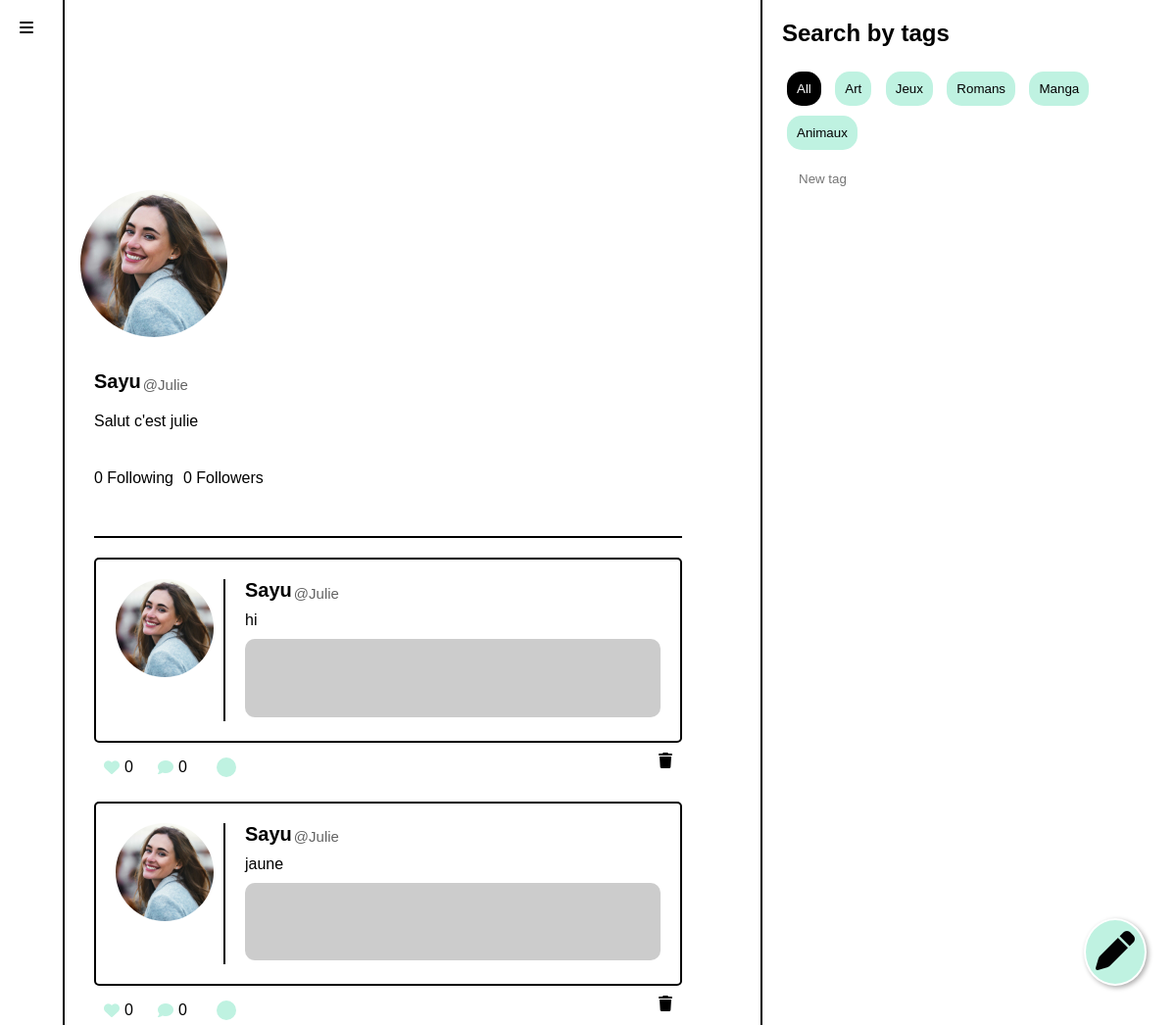
Page /linkup/user/profile.php (signed in) on the earlier database version.
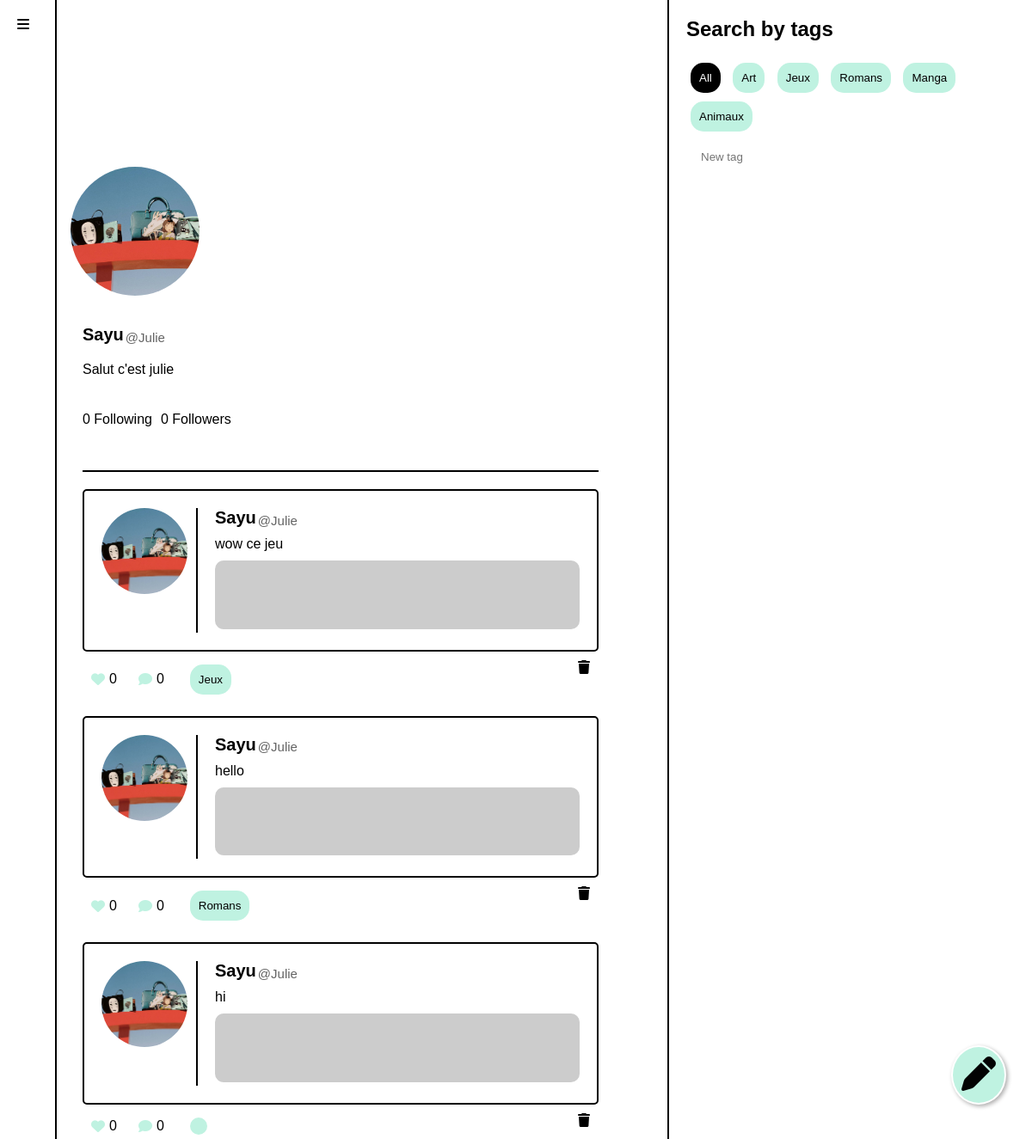
Same page on the later database version.
### tables this page shows
CREATE TABLE `myprofile` (
  `id` int NOT NULL,
  `pseudo` text NOT NULL,
  `bio` text NOT NULL,
  `file` text NOT NULL,
  `user_id` int DEFAULT NULL
);

CREATE TABLE `user` (
  `id` int NOT NULL,
  `name` varchar(150) NOT NULL,
  `email` varchar(255) NOT NULL,
  `password_hash` varchar(255) NOT NULL
);

CREATE TABLE `poster` (
  `id` int NOT NULL,
  `user_id` int NOT NULL,
  `contenu` varchar(500) NOT NULL,
  `tag` varchar(100) NOT NULL,
  `date` datetime NOT NULL DEFAULT CURRENT_TIMESTAMP
);

CREATE TABLE `tags` (
  `id` int NOT NULL,
  `tag` varchar(20) NOT NULL
);

### linkup/user/profile.php (the view, shortened to what this page needs)
<?php
if (isset($_SESSION["user_id"])) {
    $mysqli = require "db_conn.php";
    $sql = "SELECT * FROM user
            WHERE id = {$_SESSION["user_id"]}";
    $result = $mysqli->query($sql);
    $user = $result->fetch_assoc();
}
require "database.php";
$userID = $_SESSION['user_id'];
$requete = $database->prepare("SELECT * FROM poster WHERE user_id = $userID ORDER BY date DESC");
$requete->execute();
$Allposts = $requete->fetchAll(PDO::FETCH_ASSOC);
$requete = $database->prepare("SELECT * FROM tags");
$requete->execute();
$AllTags = $requete->fetchAll(PDO::FETCH_ASSOC);
$requete = $database->prepare("SELECT * FROM myprofile WHERE id = $userID");
$requete->execute();
$FullProfile = $requete->fetchAll(PDO::FETCH_ASSOC);
    ?>
<!DOCTYPE html>
<html lang="en">
<head>
    <link rel="stylesheet" href="../landing-page/css/style.css">
</head>
<body>
<main>
    <?php if (isset($user)){ ?>
        <div class="barre">
            <a href="#" onclick="NavMenu()"><i class="fa-solid fa-bars"></i></a>
        </div>
        <section class="time-line">
            <section class="profile">
                <?php foreach($FullProfile as $edit) { ?>
                    <div class="img">
                        <img id="header" src="img/header.png" alt="header">
                        <img id="icon" src="img/<?= $edit['file'] ?>" alt="pfp">
                    </div>
                    <div class="name">
                        <h2><?= $edit['pseudo']; ?></h2>
                        <p>@<?= $user["name"]; ?></p>
                    </div>
                    <div class="bio">
                        <p><?=$edit['bio']; ?></p>
                    </div>
                <?php } ?>
                <div class="follow">
                    <a href="#">0 Following</a>
                    <a href="#">0 Followers</a>
                </div>
            </section>
                <?php foreach($Allposts as $posts){ ?>
                    <?php foreach($FullProfile as $edit) { ?>
                <article class="post-content">
                    <section class="post">
                        <div class="img-pfp">
                            <img src="img/<?= $edit['file'] ?>" alt="">
                        </div>
                        <section class="main-post">
                            <div class="name">
                                <h2><?= $edit['pseudo']; ?></h2>
                                <p>@<?= $user["name"]; ?></p>
                            </div>
                    <?php } ?>
                            <div class="text-post">
                                <p><?= $posts['contenu'] ?></p>
                            </div>
                            <div class="img-post">
                                <img src="https://fastly.picsum.photos/id/1064/200/200.jpg?hmac=xUH-ovzKEHg51S8vchfOZNAOcHB6b1TI_HzthmqvcWU" alt="image">
                            </div>
                        </section>
                    </section>
                    <div class="icons-post">
                        <div class="icon-post">
                            <p class="heart"><i class="fa-solid fa-heart"></i><a href="#">0</a></p>
                            <p class="comment"><i class="fa-sharp fa-solid fa-comment"></i><a href="#">0</a></p>
                            <div class="container">
                                <button class="btn"><?= $posts['tag'] ?></button>
                            </div>
                        </div>
                        <div class="trash">
                            <a href="#"><i class="fa-solid fa-trash"></i></a>
                        </div>
                    </div>
                </article>
                <?php } ?>
        </section>
        <section class="AllTags">
            <h2>Search by tags</h2>
                <div class="tags">
                    <div id="myBtnContainer">
                        <button class="btn active" onclick="filterSelection('all')">All</button>
                        <?php foreach($AllTags as $tag) { ?>
                            <button class="btn" onclick="filterSelection('<?= $tag['tag'] ?>')"><?= $tag['tag'] ?></button>
                        <?php } ?>
                    </div>
                    <form class="form" method="POST" action="tags.php">
                        <input class="tags" type="text" name="tag" placeholder="New tag">
                    </form>
                </div>
        </section>
    </main>
    <p class="floating-button">
        <a href="#" onclick="openPost();"><i class="fa-solid fa-pen"></i></a>
    </p>
    <?php }else{ ?>
        <p><a href="index.php">Log in</a> or <a href="signup.php">sign up</a></p>
    <?php }; ?>
</body>
</html>

### linkup/landing-page/css/style.css (style rules this page uses)
* { margin: 0; padding: 0; font-family: sans-serif; justify-content: block; }
main { display: flex; }
.floating-button a { font-size: 40px; border-radius: 50%; background-color: rgb(191, 242, 225); color: rgb(3, 3, 3); border: 2px solid rgb(255, 255, 255); padding: 10px; box-shadow: 2px 2px 5px rgb(173, 172, 172); position: fixed; right: 30px; bottom: 40px; }

### linkup/landing-page/css/side-nav.css (style rules this page uses)
.barre { display: none; }
@media screen and (max-width: 1400px) { .barre { display: block; margin-left: 10px; padding-top: 20px; padding-right: 20px; border-right: 2px solid black; } }
@media screen and (max-width: 1400px) { .barre a { color: black; padding: 10px; } }

### linkup/landing-page/css/timeline.css (style rules this page uses)
.time-line { padding: 0 30px; width: 600px; }
.post { display: flex; margin-top: 20px; border: 2px solid black; padding: 20px; border-radius: 5px; }
.main-post { display: block; padding-left: 20px; border-left: 2px solid black; }
.img-pfp { display: flex; justify-content: center; padding-right: 10px; }
.img-pfp img { border-radius: 50%; width: 100px; height: 100px; }
.name { display: flex; }
.name h2 { font-size: 20px; }
.name p { padding-top: 5px; padding-left: 2px; font-size: 15px; color: rgb(99, 99, 99); }
.text-post p { margin: 10px 0; }
.img-post img { border-radius: 10px; width: 100%; }

### linkup/landing-page/css/tags.css (style rules this page uses)
.AllTags { display: block; border-left: 2px solid black; margin-left: 50px; padding: 20px; }
.AllTags h2 { margin-bottom: 20px; }
.btn { margin: 5px; padding: 10px; border: none; border-radius: 15px; background-color: rgb(191, 242, 225); }
.btn.active { background-color: rgb(0, 0, 0); color: white; }

### linkup/landing-page/css/make-poste.css (style rules this page uses)
.tags input { margin: 5px; padding: 10px; border: none; border-radius: 15px; background-color: rgb(255, 255, 255); color: black; }

### linkup/landing-page/css/layout.css (style rules this page uses)
#header { margin-top: 20px; width: 620px; height: 200px; position: relative; z-index: -1; }
#icon { width: 25%; border-radius: 50%; position:relative; left: -14px; top: -30px; z-index: -1; }
.name { display: flex; align-items: center; }
.name p { font-size: 15px; color: rgb(99, 99, 99); padding-left: 2px; }
.bio { margin: 20px 0; padding-bottom: 20px; }
.follow { display: flex; padding-bottom: 50px; border-bottom: 2px solid black; }
.follow a { text-decoration: none; padding-right: 10px; color: black; }

### linkup/landing-page/css/forms.css (style rules this page uses)
.form { padding: 10px; padding-bottom: 10px; }
.form input { padding: 2px; }

Differences in the rows shown:
removed poster: contenu "jaune", myprofile (file (picture), pseudo "Sayu", $user["name"] "Julie")
changed myprofile "Sayu": file: a different picture
added poster: contenu "wow ce jeu", tag "Jeux", myprofile (file (picture), pseudo "Sayu", $user["name"] "Julie")
added poster: contenu "hello", tag "Romans", myprofile (file (picture), pseudo "Sayu", $user["name"] "Julie")
